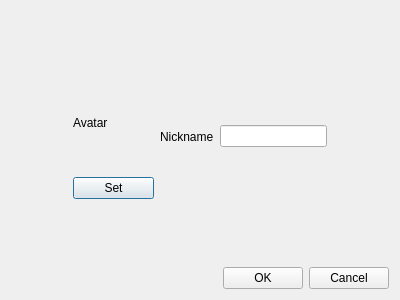
<?xml version="1.0" encoding="UTF-8"?>
<ui version="4.0">
 <class>Profile</class>
 <widget class="QDialog" name="Profile">
  <property name="geometry">
   <rect>
    <x>0</x>
    <y>0</y>
    <width>400</width>
    <height>300</height>
   </rect>
  </property>
  <property name="windowTitle">
   <string notr="true">Dialog</string>
  </property>
  <layout class="QVBoxLayout" name="verticalLayout_3">
   <item>
    <layout class="QHBoxLayout" name="horizontalLayout_4">
     <item>
      <spacer name="horizontalSpacer_2">
       <property name="orientation">
        <enum>Qt::Horizontal</enum>
       </property>
       <property name="sizeHint" stdset="0">
        <size>
         <width>40</width>
         <height>20</height>
        </size>
       </property>
      </spacer>
     </item>
     <item>
      <layout class="QVBoxLayout" name="verticalLayout_2" stretch="2,4,2">
       <item>
        <spacer name="verticalSpacer_2">
         <property name="orientation">
          <enum>Qt::Vertical</enum>
         </property>
         <property name="sizeHint" stdset="0">
          <size>
           <width>20</width>
           <height>40</height>
          </size>
         </property>
        </spacer>
       </item>
       <item>
        <layout class="QHBoxLayout" name="horizontalLayout_5" stretch="3,1,4">
         <item>
          <layout class="QVBoxLayout" name="verticalLayout" stretch="5,1">
           <item>
            <widget class="QLabel" name="avatar_label">
             <property name="text">
              <string notr="true">Avatar</string>
             </property>
            </widget>
           </item>
           <item>
            <widget class="QPushButton" name="set_avatar_btn">
             <property name="text">
              <string notr="true">Set</string>
             </property>
            </widget>
           </item>
          </layout>
         </item>
         <item>
          <widget class="QLabel" name="label_2">
           <property name="text">
            <string notr="true">Nickname</string>
           </property>
          </widget>
         </item>
         <item>
          <widget class="QLineEdit" name="nickname_editor"/>
         </item>
        </layout>
       </item>
       <item>
        <spacer name="verticalSpacer">
         <property name="orientation">
          <enum>Qt::Vertical</enum>
         </property>
         <property name="sizeHint" stdset="0">
          <size>
           <width>20</width>
           <height>40</height>
          </size>
         </property>
        </spacer>
       </item>
      </layout>
     </item>
     <item>
      <spacer name="horizontalSpacer_3">
       <property name="orientation">
        <enum>Qt::Horizontal</enum>
       </property>
       <property name="sizeHint" stdset="0">
        <size>
         <width>40</width>
         <height>20</height>
        </size>
       </property>
      </spacer>
     </item>
    </layout>
   </item>
   <item>
    <layout class="QHBoxLayout" name="horizontalLayout">
     <item>
      <spacer name="horizontalSpacer">
       <property name="orientation">
        <enum>Qt::Horizontal</enum>
       </property>
       <property name="sizeHint" stdset="0">
        <size>
         <width>40</width>
         <height>20</height>
        </size>
       </property>
      </spacer>
     </item>
     <item>
      <widget class="QPushButton" name="ok_btn">
       <property name="text">
        <string notr="true">OK</string>
       </property>
      </widget>
     </item>
     <item>
      <widget class="QPushButton" name="cancel_btn">
       <property name="text">
        <string notr="true">Cancel</string>
       </property>
      </widget>
     </item>
    </layout>
   </item>
  </layout>
 </widget>
 <resources/>
 <connections/>
</ui>
